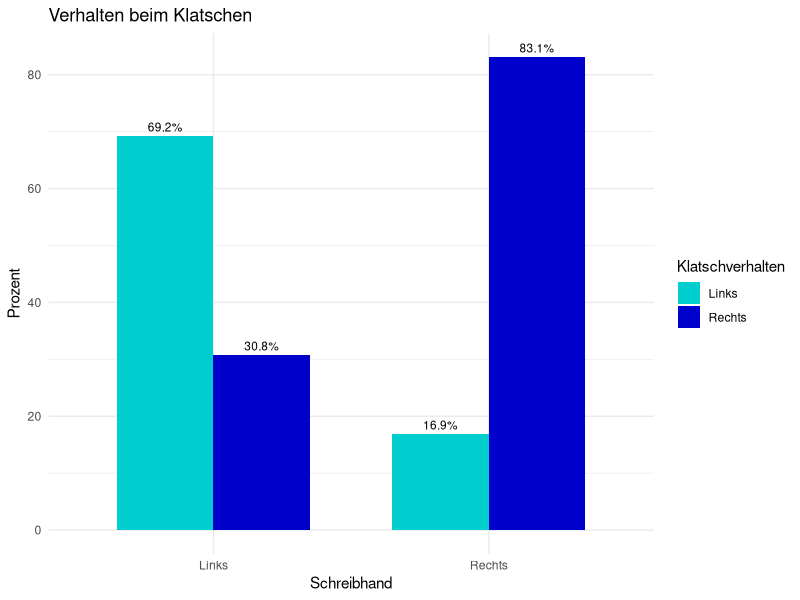

This chart was generated by the following R code:
# Library laden
library("MASS")
library(ggplot2)

# Spalten umbenennen
colnames(survey) <- c("sex", "wr_span", "nwr_span", "wr_hand", "fold_top", "pulse", "clap_top", "exercise_freq", "smoke_freq", "height", "unit", "age")
clap <- survey[c(4,7)]
clap <- clap[clap$clap_top != "Neither", ]
clap$clap_top <- droplevels(clap$clap_top)
clap <- na.omit(clap)

# Levels umbenennen
clap$wr_hand <- ifelse(clap$wr_hand == "Left", "Links", "Rechts")
clap$clap_top <- ifelse(clap$clap_top == "Left", "Links", "Rechts")

# Wahrscheinlichkeitswerte in Tabelle speichern
clap_summary <- table(clap$wr_hand, clap$clap_top)
clap_summary <- prop.table(clap_summary, margin = 1) * 100
clap_summary <- as.data.frame(clap_summary)
names(clap_summary) <- c("wr_hand", "clap_top", "percentage")

# Barplot erstellen
ggplot(clap_summary, aes(x = wr_hand, y = percentage, fill = clap_top)) +
  geom_bar(stat = "identity", position = "dodge", width = 0.7) +
  geom_text(aes(label = paste0(round(percentage, 1), "%")),
            position = position_dodge(width = 0.7), vjust = -0.5, size = 3) +
  labs(title = "Verhalten beim Klatschen",
       x = "Schreibhand",
       y = "Prozent",
       fill = "Klatschverhalten") +
  scale_fill_manual(values = c("Links" = "cyan3", "Rechts" = "blue3")) +  # Farben anpassen
  theme_minimal()
